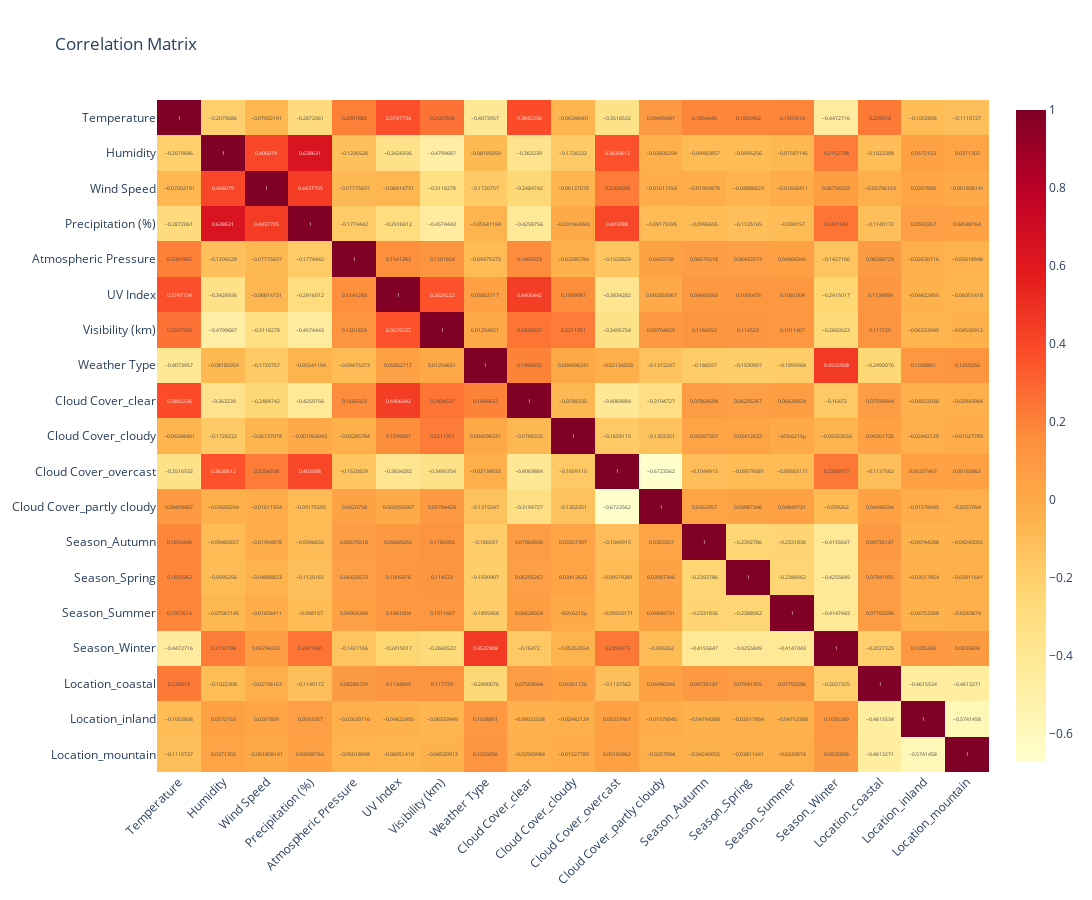

Write notebook code for a chart like this one.
### Markdown cell above
The correlation plot below illustrates the relationships between each column in the dataset. It clearly shows that humidity, wind speed, and precipitation are highly positively correlated. However, I have considered all elements in the dataset for analysis, as each variable has some relationship with the weather type. Therefore, I included all variables in the model operation.

### Code cell
correlation= data_1.corr()
fig = px.imshow(correlation,
                text_auto = True,
                aspect = "auto",
                color_continuous_scale='YlOrRd',
                title='Correlation Matrix')

fig.update_layout(xaxis = dict(tickangle = -45),width = 1500,height = 900)
fig.show()

### Figure 1 — Plotly figure (JSON) as saved in the notebook; plotly's stock layout.template omitted (floating-point values rounded to 4 significant figures; data arrays with more than 128 entries replaced by an {"elided": "..."} marker saying what was removed)
{"data": [{"coloraxis": "coloraxis", "hovertemplate": "x: %{x}<br>y: %{y}<br>color: %{z}<extra></extra>", "name": "0", "texttemplate": "%{z}", "type": "heatmap", "x": ["Temperature", "Humidity", "Wind Speed", "Precipitation (%)", "Atmospheric Pressure", "UV Index", "Visibility (km)", "Weather Type", "Cloud Cover_clear", "Cloud Cover_cloudy", "Cloud Cover_overcast", "Cloud Cover_partly cloudy", "Season_Autumn", "Season_Spring", "Season_Summer", "Season_Winter", "Location_coastal", "Location_inland", "Location_mountain"], "xaxis": "x", "y": ["Temperature", "Humidity", "Wind Speed", "Precipitation (%)", "Atmospheric Pressure", "UV Index", "Visibility (km)", "Weather Type", "Cloud Cover_clear", "Cloud Cover_cloudy", "Cloud Cover_overcast", "Cloud Cover_partly cloudy", "Season_Autumn", "Season_Spring", "Season_Summer", "Season_Winter", "Location_coastal", "Location_inland", "Location_mountain"], "yaxis": "y", "z": {"elided": "19x19 float values"}}], "layout": {"coloraxis": {"colorscale": [[0, "rgb(255,255,204)"], [0.125, "rgb(255,237,160)"], [0.25, "rgb(254,217,118)"], [0.375, "rgb(254,178,76)"], [0.5, "rgb(253,141,60)"], [0.625, "rgb(252,78,42)"], [0.75, "rgb(227,26,28)"], [0.875, "rgb(189,0,38)"], [1, "rgb(128,0,38)"]]}, "height": 900, "title": {"text": "Correlation Matrix"}, "width": 1500, "xaxis": {"anchor": "y", "domain": [0, 1], "tickangle": -45}, "yaxis": {"anchor": "x", "autorange": "reversed", "domain": [0, 1]}}}
